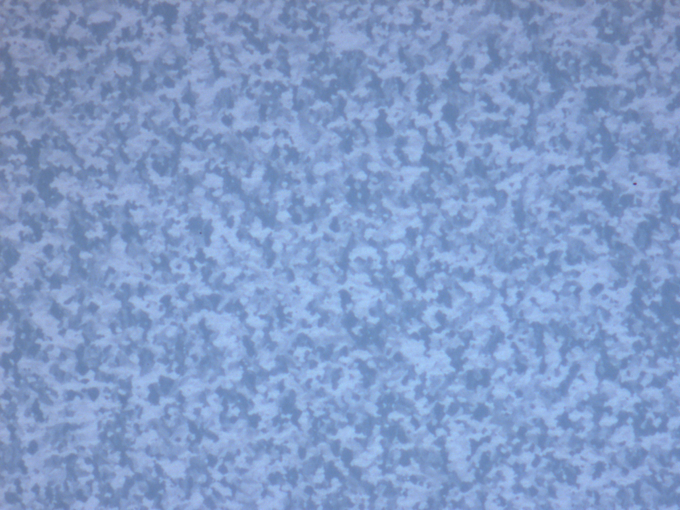
#> input picture contrast_images/35C_bf_140.png, 680 x 510 px
$ python campbell.py   (older library calls are emulated)
#> lines starting #> are read from the running program, lines starting #| are printed output that depends on the picture; after the words box and inside, x2 and y2 are one past the last pixel; in counts of white or black regions, pixels touching at a corner belong together
import numpy as np
import matplotlib.pyplot as plt
from scipy import ndimage as ndi

from scipy import ndimage as ndi
from skimage.io import imread
from skimage.filters import rank
from skimage.color import rgb2gray, rgba2rgb, rgb2hsv, hsv2rgb
from skimage.morphology import disk
from skimage.segmentation import watershed
from skimage.filters import sobel
from skimage.morphology import binary_opening, opening, closing, local_minima
from skimage.filters import threshold_multiotsu
from skimage.exposure import histogram
# [4 lines of commented-out code are left out]

temp = 35
img_bf = rgba2rgb(imread(f'./contrast_images/{temp}C_bf_140.png'))
img_df = rgba2rgb(imread(f'./contrast_images/{temp}C_df_140.png'))
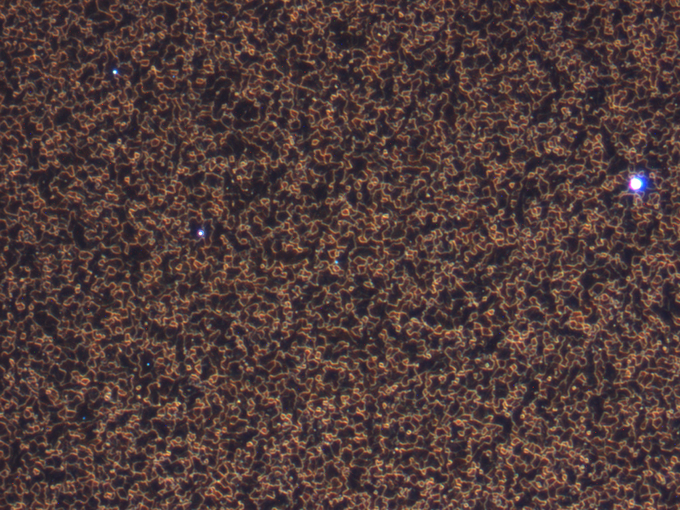
#> input picture contrast_images/35C_df_140.png, 680 x 510 px

grad_bf = sobel(rgb2gray(img_bf))
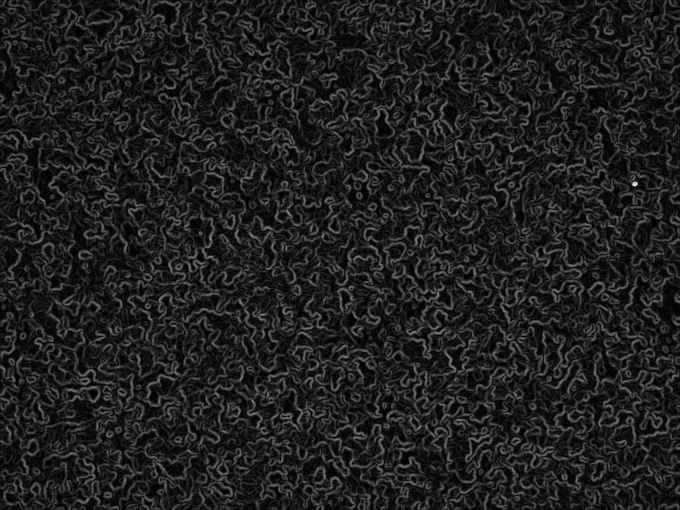
#> grad_bf: shape (510, 680) float64; min 1.23e-05, max 0.208, mean 0.0265; drawn with min black and max white

bord_bf = grad_bf > (np.mean(grad_bf) + 0*np.std(grad_bf))
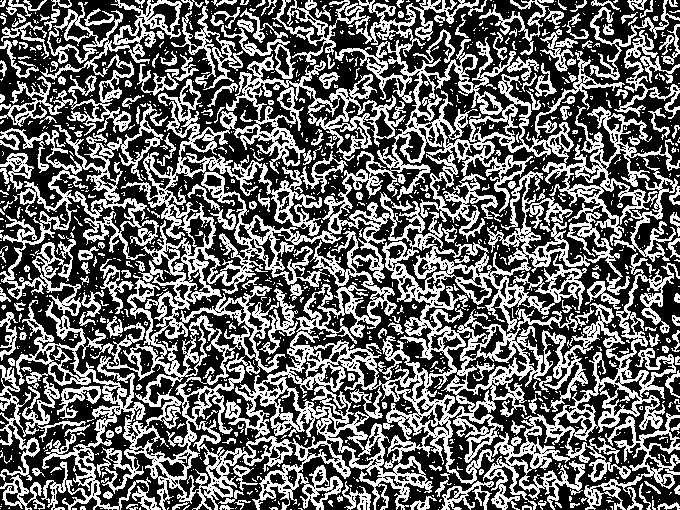
#> bord_bf: shape (510, 680) bool; 40.3% white in thin lines or dots
bord_df = rgb2gray(img_df)
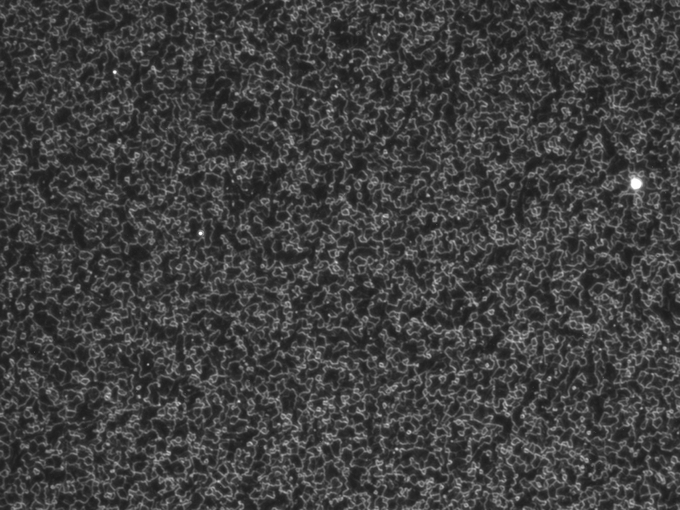
#> bord_df: shape (510, 680) float64; min 0.108, max 1, mean 0.253
img_proc = (1 - grad_bf) * (1 - bord_df)
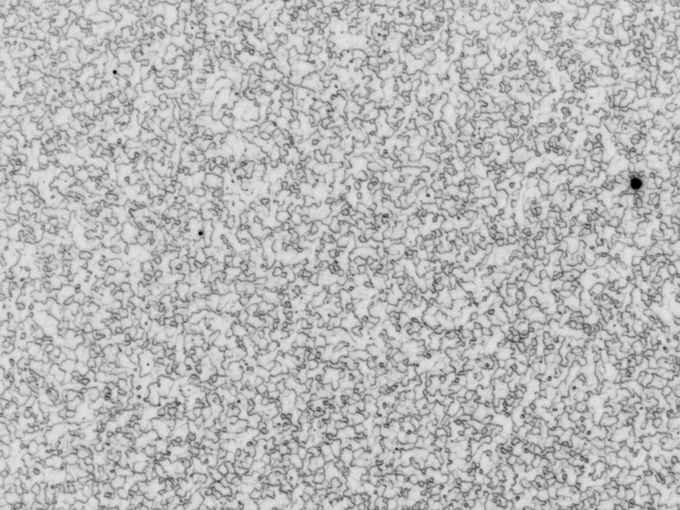
#> img_proc: shape (510, 680) float64; min 0, max 0.887, mean 0.728
img_camp = closing(img_proc)
img_camp_overlay = img_camp < np.mean(img_camp)
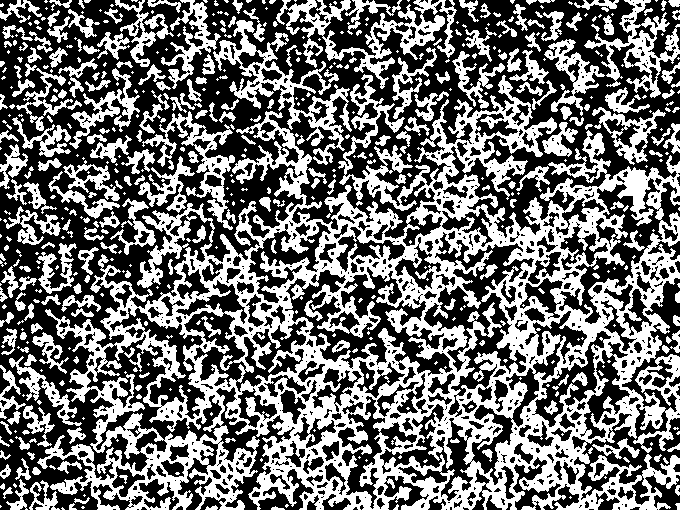
#> img_camp_overlay: shape (510, 680) bool; 43.9% white; 549 white regions (285 under 20 px), largest, box (x1, y1, x2, y2) and area: (37, 74, 680, 510) 97956, (213, 20, 352, 165) 4162, (276, 0, 457, 89) 4145
#img_camp = opening(img_proc)

fig, axes = plt.subplots(nrows=2, ncols=2, sharex=True, sharey=True)
ax = axes.ravel()

ax[0].imshow(img_bf)
ax[0].set_title('Original Bright Field')
ax[1].imshow(img_df)
ax[1].set_title('Original Dark Field')
ax[2].imshow(img_proc, cmap=plt.cm.gray)
ax[2].set_title('Campbell Method Intermediate')
ax[3].imshow(img_camp, cmap=plt.cm.nipy_spectral)
#ax[3].imshow(img_camp_overlay, alpha=.5, cmap=plt.cm.gray)
ax[3].set_title('Campbell Method Final')

for a in ax[:3]:
    a.set_axis_off()

fig.tight_layout()
plt.show()


# [51 lines of commented-out code are left out]
